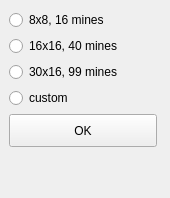
<?xml version="1.0" encoding="UTF-8"?>
<ui version="4.0">
 <class>Form</class>
 <widget class="QWidget" name="Form">
  <property name="geometry">
   <rect>
    <x>0</x>
    <y>0</y>
    <width>170</width>
    <height>198</height>
   </rect>
  </property>
  <property name="windowTitle">
   <string>Form</string>
  </property>
  <widget class="QWidget" name="">
   <property name="geometry">
    <rect>
     <x>9</x>
     <y>10</y>
     <width>148</width>
     <height>176</height>
    </rect>
   </property>
   <layout class="QVBoxLayout" name="verticalLayout_2">
    <item>
     <layout class="QVBoxLayout" name="verticalLayout">
      <item>
       <widget class="QRadioButton" name="easy_rbtn">
        <property name="text">
         <string>8x8, 16 mines</string>
        </property>
       </widget>
      </item>
      <item>
       <widget class="QRadioButton" name="medium_rbtn">
        <property name="text">
         <string>16x16, 40 mines</string>
        </property>
       </widget>
      </item>
      <item>
       <widget class="QRadioButton" name="hard_rbtn">
        <property name="text">
         <string>30x16, 99 mines</string>
        </property>
       </widget>
      </item>
      <item>
       <widget class="QRadioButton" name="custom_rbtn">
        <property name="text">
         <string>custom</string>
        </property>
       </widget>
      </item>
     </layout>
    </item>
    <item>
     <widget class="QPushButton" name="ok_btn">
      <property name="maximumSize">
       <size>
        <width>167</width>
        <height>40</height>
       </size>
      </property>
      <property name="text">
       <string>OK</string>
      </property>
     </widget>
    </item>
    <item>
     <widget class="QLabel" name="mode_lbl">
      <property name="text">
       <string/>
      </property>
     </widget>
    </item>
   </layout>
  </widget>
 </widget>
 <resources/>
 <connections/>
</ui>
